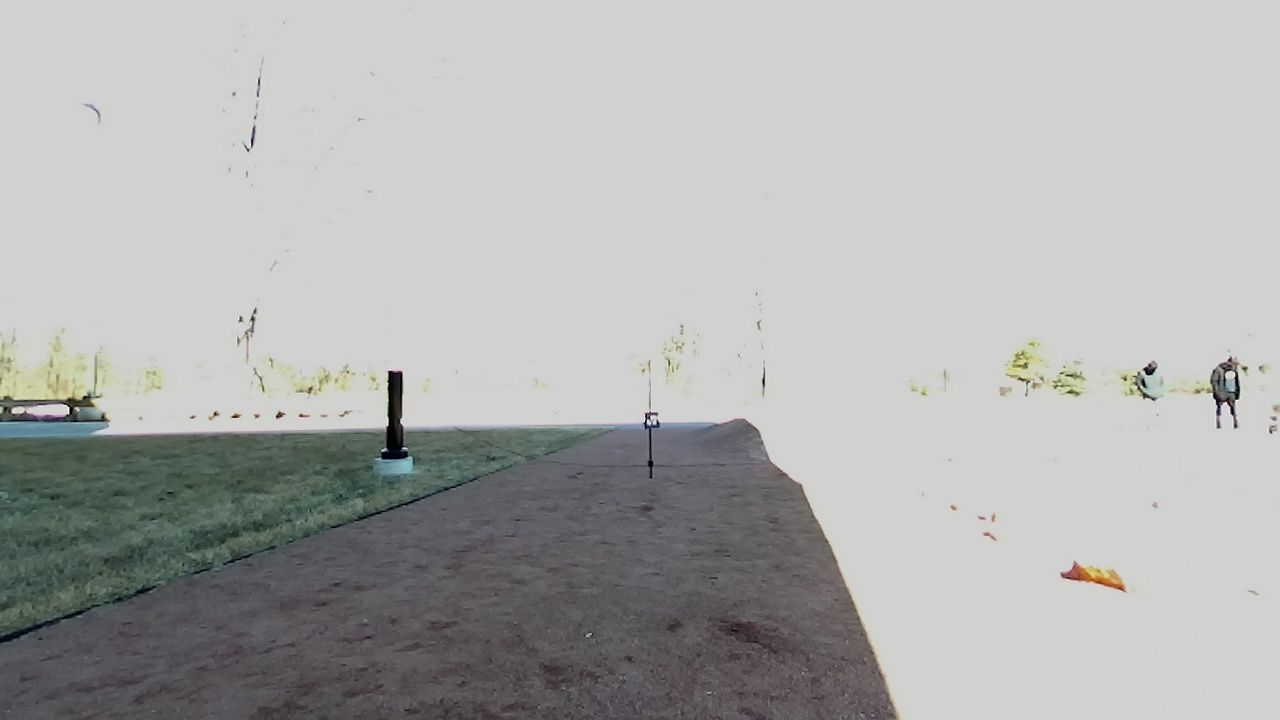
//> input picture 0000.jpg, 1280 x 720 px, given in place of 0120.jpg, which was not available
$ ./experimenting   (built with g++ and OpenCV 4)
//> lines starting //> are read from the running program, lines starting //| are printed output that depends on the picture; after the words box and inside, x2 and y2 are one past the last pixel; in counts of white or black regions, pixels touching at a corner belong together; pictures that were not available may be replaced by others from this repository, and a replacement may not be noted
//> further down, image is the input picture: 720 rows x 1280 cols, CV_8UC3; mean B, G, R 175, 176, 175.3
#include "opencv2/imgcodecs.hpp"
#include "opencv2/highgui.hpp"
#include "opencv2/imgproc.hpp"
#include "opencv2/core.hpp"
#include <iostream>
#include <vector>
using namespace cv;
using namespace std;

void cornerDetection(const Mat &image) {

    Mat new_image = Mat::zeros( image.size(), image.type() );
    double alpha = 5.0; /*< Simple contrast control */
    int beta = 0;       /*< Simple brightness control */
    // [4 lines of commented-out code are left out]
    for( int y = 0; y < image.rows; y++ ) {
        for( int x = 0; x < image.cols; x++ ) {
            for( int c = 0; c < image.channels(); c++ ) {
                new_image.at<Vec3b>(y,x)[c] =
                  saturate_cast<uchar>( alpha*image.at<Vec3b>(y,x)[c] + beta );
            }
        }
    }
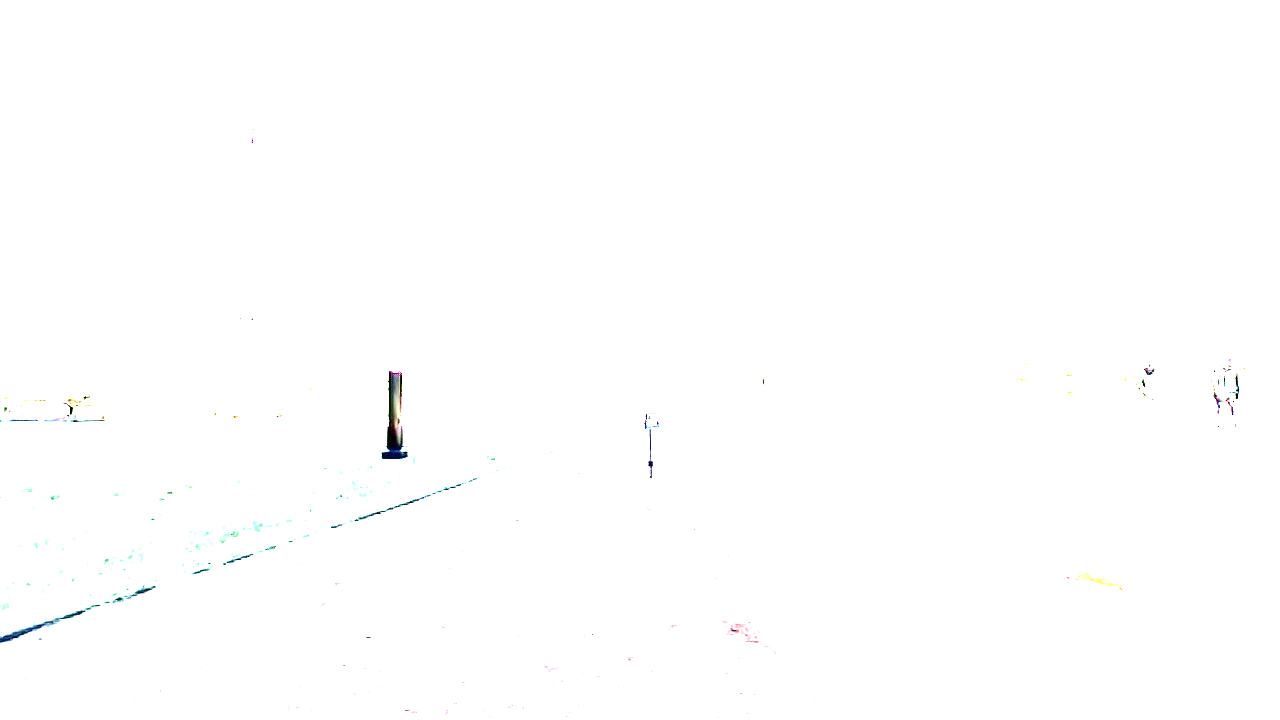
//> new_image: 720 rows x 1280 cols, CV_8UC3; mean B, G, R 254.5, 254.5, 254.4


    imshow("Original Image", new_image);

    Mat hsvImage;
    cvtColor(new_image, hsvImage, COLOR_BGR2HSV);
//> hsvImage: 720 rows x 1280 cols, CV_8UC3; mean H, S, V 0.6, 0.6, 254.6
    Mat binImage(hsvImage.size(), CV_8U);
    inRange(hsvImage, Scalar(0, 0, 0), Scalar(179, 255, 90), binImage);
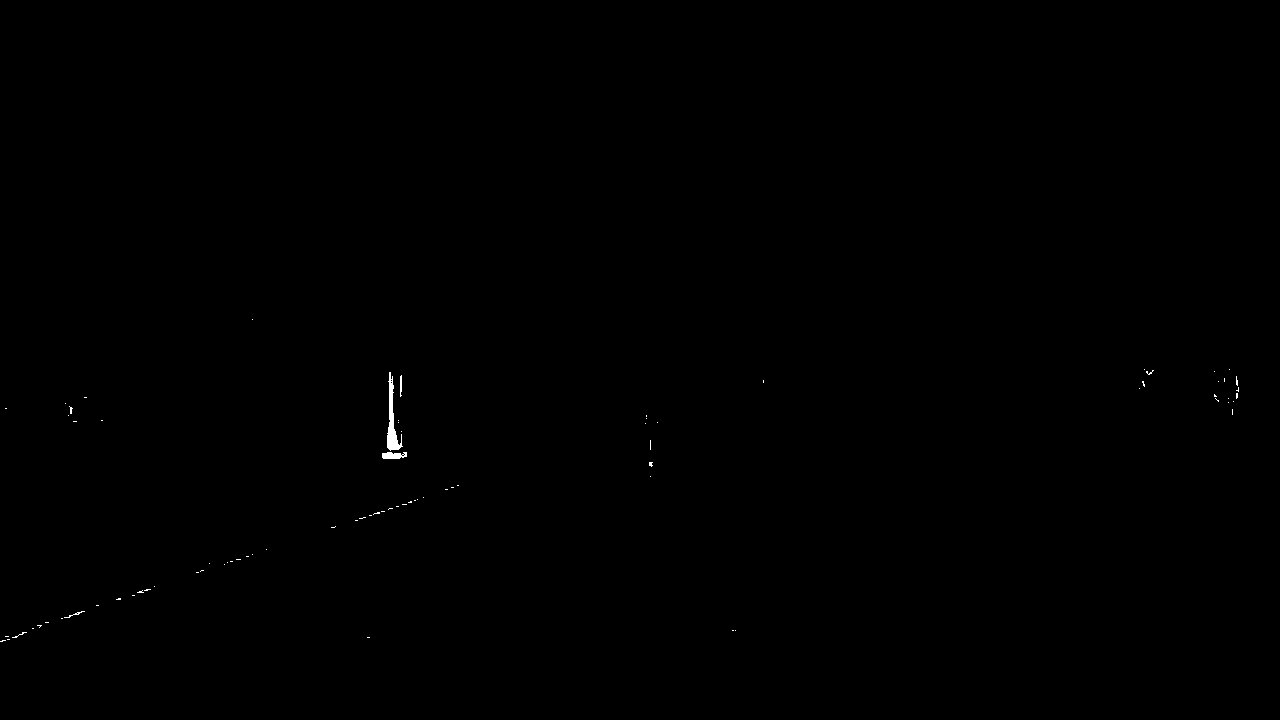
//> binImage: 720 rows x 1280 cols, CV_8UC1; 0.11% white; 83 white regions (78 under 20 px), largest, box (x1, y1, x2, y2) and area: (387, 372, 403, 451) 471, (382, 452, 407, 459) 139, (400, 375, 402, 397) 39, (64, 611, 85, 618) 31, (12, 632, 27, 638) 20

    Mat binImage2(hsvImage.size(), CV_8U);
    inRange(hsvImage, Scalar(0, 0, 100), Scalar(179, 50, 255), binImage2);
//> binImage2: 720 rows x 1280 cols, CV_8UC1; 99.6% white; 192 black regions (168 under 20 px), largest, box (x1, y1, x2, y2) and area: (381, 371, 408, 459) 953, (0, 605, 101, 643) 492, (354, 494, 431, 521) 177

    dilate(binImage, binImage, Mat(), Point(-1,-1));
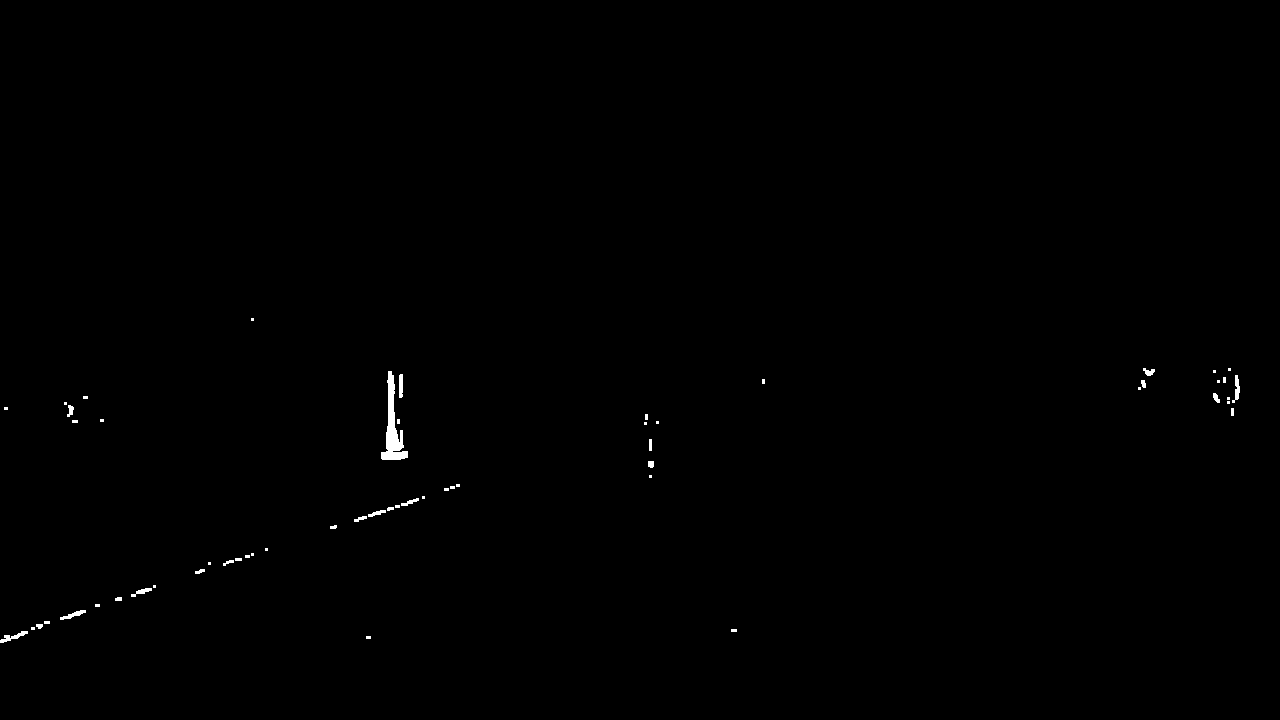
//> binImage: 720 rows x 1280 cols, CV_8UC1; 0.27% white; 57 white regions (34 under 20 px), largest, box (x1, y1, x2, y2) and area: (381, 371, 408, 460) 924, (0, 631, 28, 643) 121, (1232, 375, 1240, 403) 106
    dilate(binImage2, binImage2, Mat(), Point(-1,-1));
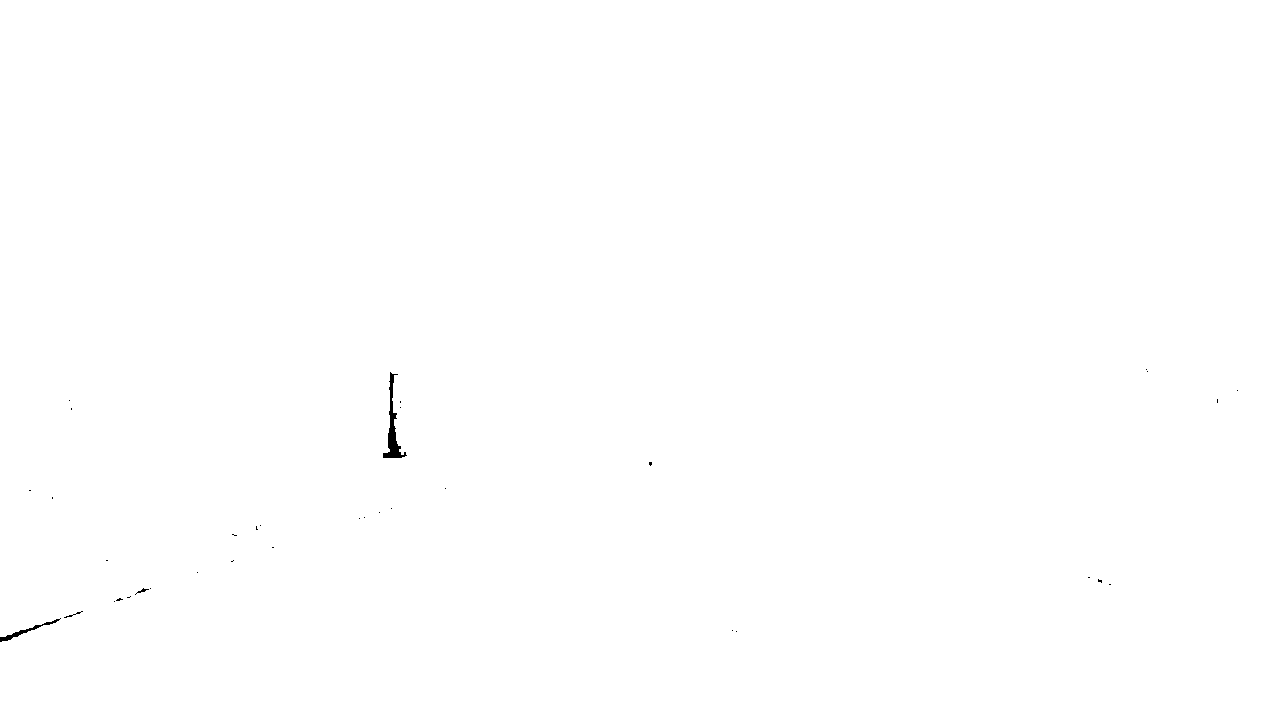
//> binImage2: 720 rows x 1280 cols, CV_8UC1; 99.9% white; 36 black regions (32 under 20 px), largest, box (x1, y1, x2, y2) and area: (383, 372, 407, 458) 543, (0, 618, 61, 642) 201, (135, 588, 149, 595) 26, (64, 611, 83, 618) 26

    imshow("binary", binImage);
    imshow("binary white", binImage2);

    // [70 lines of commented-out code are left out]
}

int main() {
    /*
    Mat src = imread("0182.jpg");
    cornerDetection(src);
    waitKey();*/
    string filename, filenameTemp;
    for (int i = 120; i < 212; ++i) {
        if (i < 10) {
            string iString = to_string(i);
            filenameTemp = "000" + iString + ".jpg";
            //filename = samples::findFile(filenameTemp);
            Mat image = imread(filenameTemp, IMREAD_COLOR);
            if(image.empty()) {
                cout << "Couldn't load " << filename << endl;
                continue;
            }
            cornerDetection(image);
           // imshow("window", image);
            int c = waitKey(0);
        }
        if (i >= 10 && i < 100) {
            string iString = to_string(i);
            filenameTemp = "00" + iString + ".jpg";
            //filename = cv::samples::findFile(filenameTemp);
            Mat image = imread(filenameTemp, IMREAD_COLOR);
            if(image.empty()) {
                cout << "Couldn't load " << filename << endl;
                continue;
            }
            cornerDetection(image);
           // imshow("window", image);
            int c = waitKey(0);
        }
        if (i >= 100 && i < 212) {

            string iString = to_string(i);
            filenameTemp = "0" + iString + ".jpg";
            //filename = cv::samples::findFile(filenameTemp);
            Mat image = imread(filenameTemp, IMREAD_COLOR);

            cornerDetection(image);
           // imshow("window", image);
            int c = waitKey(0);
//> the space key is pressed
        }
    }
//> pass 2 of the loop `for (int i = 120; i < 212; ++i)`:
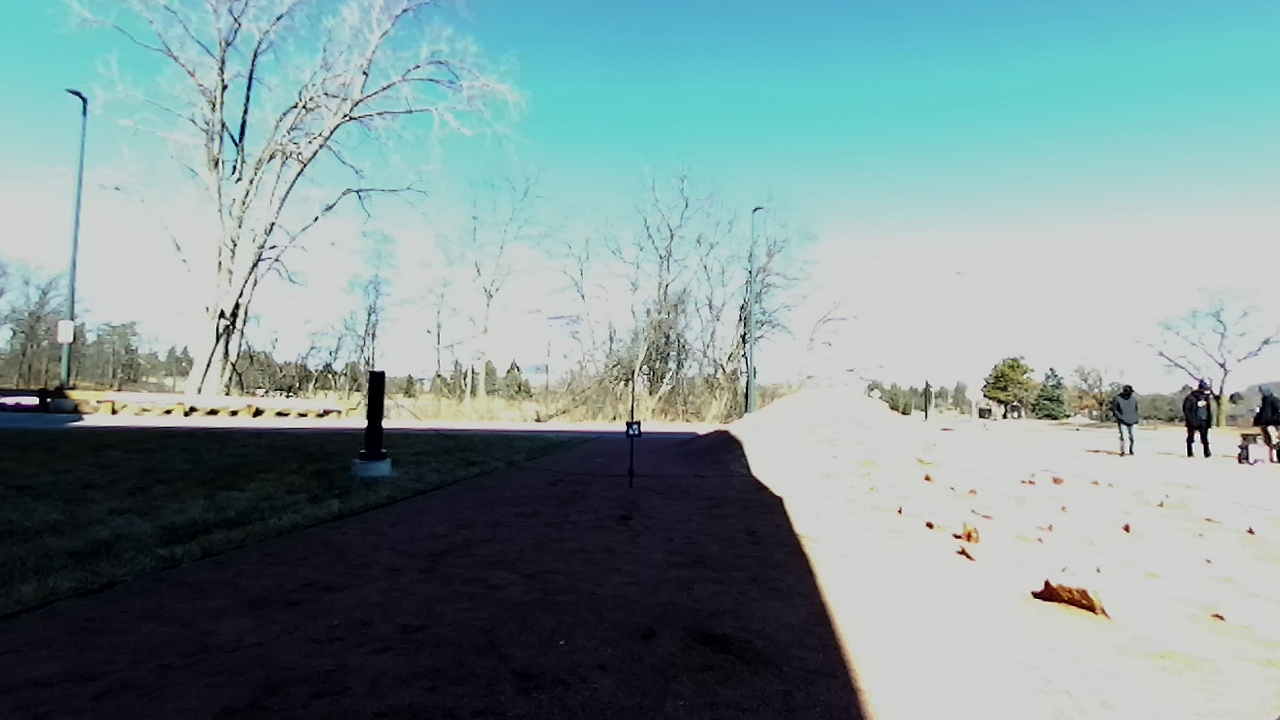
//> input picture 0001.jpg, 1280 x 720 px, given in place of 0121.jpg, which was not available
//> image is the input picture: 720 rows x 1280 cols, CV_8UC3; mean B, G, R 151.8, 150.9, 127.8
//> hsvImage: 720 rows x 1280 cols, CV_8UC3; mean H, S, V 30.3, 30.7, 221
//> in cornerDetection (call 2), `inRange(hsvImage, Scalar(0, 0, 0), Scalar(179, 255, 90), binImage);`:
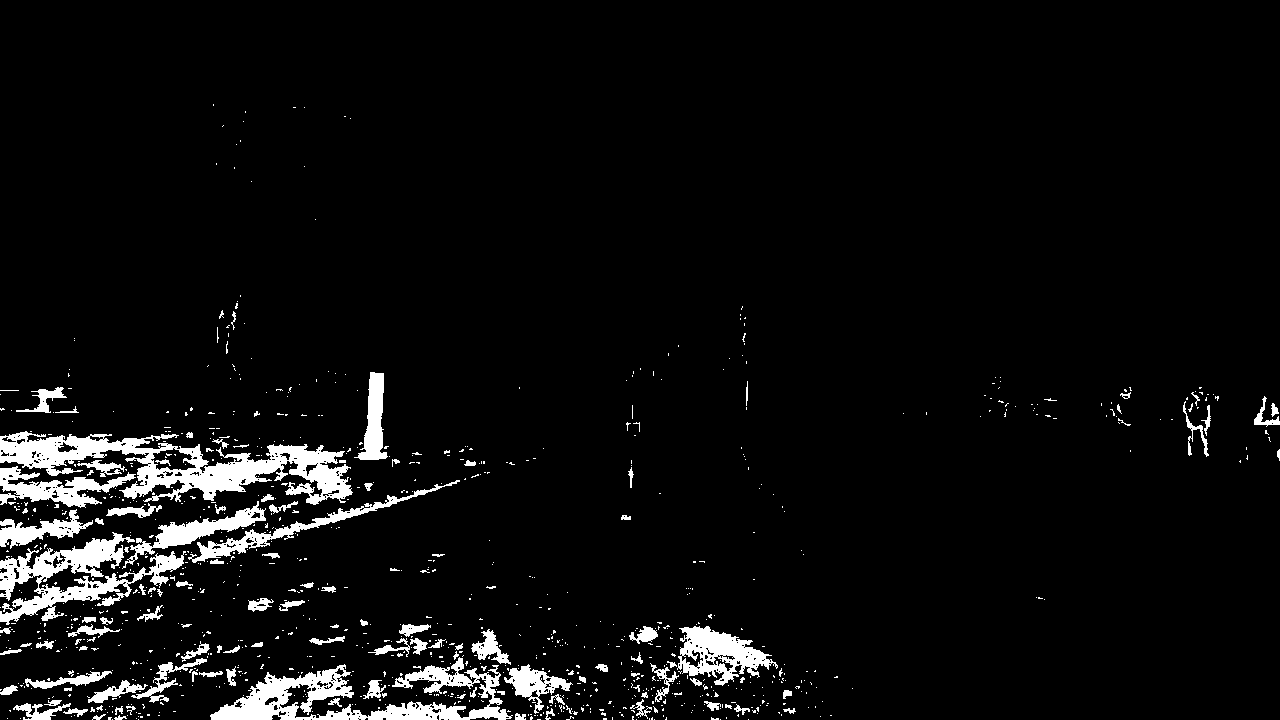
//> binImage: 720 rows x 1280 cols, CV_8UC1; 5.4% white; 991 white regions (871 under 20 px), largest, box (x1, y1, x2, y2) and area: (0, 431, 353, 505) 10065, (210, 657, 513, 720) 6996, (0, 532, 186, 625) 5826
//> in cornerDetection (call 2), `dilate(binImage2, binImage2, Mat(), Point(-1,-1));`:
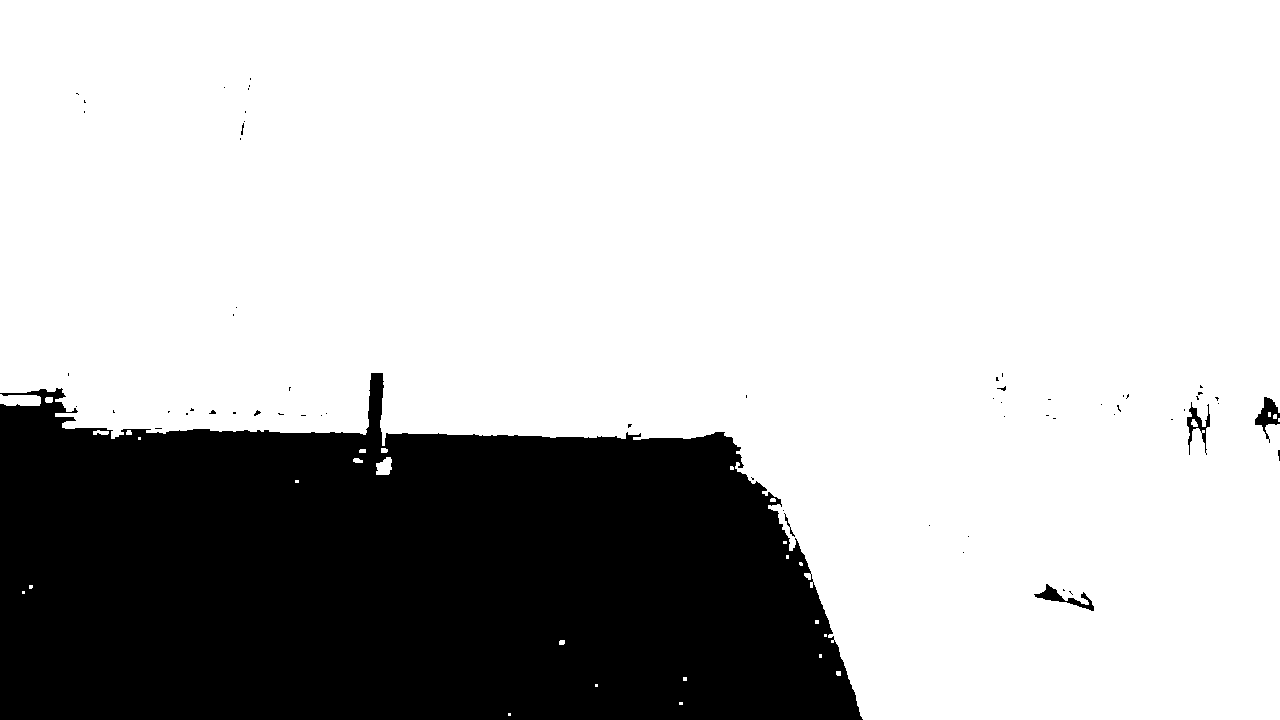
//> binImage2: 720 rows x 1280 cols, CV_8UC1; 74.6% white; 64 black regions (58 under 20 px), largest, box (x1, y1, x2, y2) and area: (0, 373, 863, 720) 232397, (1255, 397, 1280, 443) 458, (1034, 584, 1094, 611) 435, (1187, 402, 1210, 455) 377, (784, 513, 795, 537) 44, (254, 410, 261, 416) 21
//> the space key is pressed
//> (the run ends here: the program stops with an error, at `imshow("Original Image", new_image);`)
